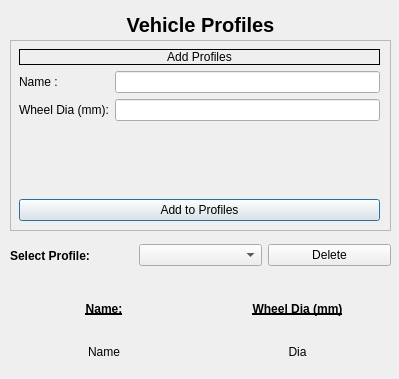
<?xml version="1.0" encoding="UTF-8"?>
<ui version="4.0">
 <class>Dialog</class>
 <widget class="QDialog" name="Dialog">
  <property name="geometry">
   <rect>
    <x>0</x>
    <y>0</y>
    <width>399</width>
    <height>379</height>
   </rect>
  </property>
  <property name="windowTitle">
   <string>Dialog</string>
  </property>
  <widget class="QWidget" name="verticalLayoutWidget">
   <property name="geometry">
    <rect>
     <x>10</x>
     <y>10</y>
     <width>381</width>
     <height>29</height>
    </rect>
   </property>
   <layout class="QVBoxLayout" name="verticalLayout">
    <item>
     <widget class="QLabel" name="label">
      <property name="font">
       <font>
        <pointsize>15</pointsize>
        <weight>75</weight>
        <bold>true</bold>
       </font>
      </property>
      <property name="text">
       <string>Vehicle Profiles</string>
      </property>
      <property name="alignment">
       <set>Qt::AlignCenter</set>
      </property>
     </widget>
    </item>
   </layout>
  </widget>
  <widget class="QFrame" name="frame">
   <property name="geometry">
    <rect>
     <x>10</x>
     <y>40</y>
     <width>381</width>
     <height>191</height>
    </rect>
   </property>
   <property name="frameShape">
    <enum>QFrame::StyledPanel</enum>
   </property>
   <property name="frameShadow">
    <enum>QFrame::Raised</enum>
   </property>
   <widget class="QWidget" name="verticalLayoutWidget_2">
    <property name="geometry">
     <rect>
      <x>9</x>
      <y>9</y>
      <width>361</width>
      <height>172</height>
     </rect>
    </property>
    <layout class="QVBoxLayout" name="verticalLayout_2">
     <item>
      <widget class="QLabel" name="label_2">
       <property name="sizePolicy">
        <sizepolicy hsizetype="Preferred" vsizetype="Fixed">
         <horstretch>0</horstretch>
         <verstretch>0</verstretch>
        </sizepolicy>
       </property>
       <property name="frameShape">
        <enum>QFrame::Box</enum>
       </property>
       <property name="text">
        <string>Add Profiles</string>
       </property>
       <property name="alignment">
        <set>Qt::AlignCenter</set>
       </property>
      </widget>
     </item>
     <item>
      <layout class="QFormLayout" name="formLayout">
       <item row="0" column="0">
        <widget class="QLabel" name="label_3">
         <property name="text">
          <string>Name :</string>
         </property>
        </widget>
       </item>
       <item row="0" column="1">
        <widget class="QLineEdit" name="nameText"/>
       </item>
       <item row="1" column="0">
        <widget class="QLabel" name="label_4">
         <property name="text">
          <string>Wheel Dia (mm):</string>
         </property>
        </widget>
       </item>
       <item row="1" column="1">
        <widget class="QLineEdit" name="wheelText"/>
       </item>
      </layout>
     </item>
     <item>
      <widget class="QPushButton" name="addProfile">
       <property name="text">
        <string>Add to Profiles</string>
       </property>
      </widget>
     </item>
    </layout>
   </widget>
  </widget>
  <widget class="QWidget" name="horizontalLayoutWidget">
   <property name="geometry">
    <rect>
     <x>10</x>
     <y>230</y>
     <width>381</width>
     <height>51</height>
    </rect>
   </property>
   <layout class="QHBoxLayout" name="horizontalLayout">
    <item>
     <widget class="QLabel" name="label_6">
      <property name="font">
       <font>
        <weight>75</weight>
        <bold>true</bold>
       </font>
      </property>
      <property name="text">
       <string>Select Profile:</string>
      </property>
     </widget>
    </item>
    <item>
     <widget class="QComboBox" name="combo">
      <property name="editable">
       <bool>false</bool>
      </property>
     </widget>
    </item>
    <item>
     <widget class="QPushButton" name="deleteProfile">
      <property name="text">
       <string>Delete</string>
      </property>
     </widget>
    </item>
   </layout>
  </widget>
  <widget class="QWidget" name="gridLayoutWidget">
   <property name="geometry">
    <rect>
     <x>10</x>
     <y>290</y>
     <width>381</width>
     <height>80</height>
    </rect>
   </property>
   <layout class="QGridLayout" name="gridLayout">
    <item row="1" column="1">
     <widget class="QLabel" name="diaTextDisplay">
      <property name="text">
       <string>Dia</string>
      </property>
      <property name="alignment">
       <set>Qt::AlignCenter</set>
      </property>
     </widget>
    </item>
    <item row="0" column="0">
     <widget class="QLabel" name="label_7">
      <property name="font">
       <font>
        <weight>75</weight>
        <bold>true</bold>
        <underline>true</underline>
       </font>
      </property>
      <property name="text">
       <string>Name:</string>
      </property>
      <property name="alignment">
       <set>Qt::AlignCenter</set>
      </property>
     </widget>
    </item>
    <item row="1" column="0">
     <widget class="QLabel" name="nameTextDisplay">
      <property name="text">
       <string>Name</string>
      </property>
      <property name="alignment">
       <set>Qt::AlignCenter</set>
      </property>
     </widget>
    </item>
    <item row="0" column="1">
     <widget class="QLabel" name="label_8">
      <property name="font">
       <font>
        <weight>75</weight>
        <bold>true</bold>
        <underline>true</underline>
       </font>
      </property>
      <property name="text">
       <string>Wheel Dia (mm)</string>
      </property>
      <property name="alignment">
       <set>Qt::AlignCenter</set>
      </property>
     </widget>
    </item>
   </layout>
  </widget>
 </widget>
 <resources/>
 <connections/>
</ui>
